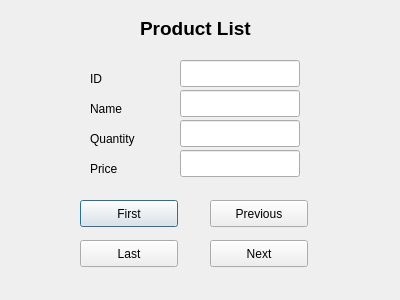
<?xml version="1.0" encoding="UTF-8"?>
<ui version="4.0">
 <class>Dialog</class>
 <widget class="QDialog" name="Dialog">
  <property name="geometry">
   <rect>
    <x>0</x>
    <y>0</y>
    <width>400</width>
    <height>300</height>
   </rect>
  </property>
  <property name="windowTitle">
   <string>Dialog</string>
  </property>
  <widget class="QLabel" name="label">
   <property name="geometry">
    <rect>
     <x>140</x>
     <y>20</y>
     <width>121</width>
     <height>17</height>
    </rect>
   </property>
   <property name="font">
    <font>
     <pointsize>14</pointsize>
     <weight>75</weight>
     <bold>true</bold>
    </font>
   </property>
   <property name="text">
    <string>Product List</string>
   </property>
  </widget>
  <widget class="QLabel" name="label_2">
   <property name="geometry">
    <rect>
     <x>90</x>
     <y>70</y>
     <width>66</width>
     <height>17</height>
    </rect>
   </property>
   <property name="text">
    <string>ID</string>
   </property>
  </widget>
  <widget class="QLabel" name="label_3">
   <property name="geometry">
    <rect>
     <x>90</x>
     <y>100</y>
     <width>66</width>
     <height>17</height>
    </rect>
   </property>
   <property name="text">
    <string>Name</string>
   </property>
  </widget>
  <widget class="QLabel" name="label_4">
   <property name="geometry">
    <rect>
     <x>90</x>
     <y>130</y>
     <width>66</width>
     <height>17</height>
    </rect>
   </property>
   <property name="text">
    <string>Quantity</string>
   </property>
  </widget>
  <widget class="QLabel" name="label_5">
   <property name="geometry">
    <rect>
     <x>90</x>
     <y>160</y>
     <width>66</width>
     <height>17</height>
    </rect>
   </property>
   <property name="text">
    <string>Price</string>
   </property>
  </widget>
  <widget class="QLineEdit" name="lineEdit_id">
   <property name="geometry">
    <rect>
     <x>180</x>
     <y>60</y>
     <width>120</width>
     <height>27</height>
    </rect>
   </property>
  </widget>
  <widget class="QLineEdit" name="lineEdit_name">
   <property name="geometry">
    <rect>
     <x>180</x>
     <y>90</y>
     <width>120</width>
     <height>27</height>
    </rect>
   </property>
  </widget>
  <widget class="QLineEdit" name="lineEdit_quantity">
   <property name="geometry">
    <rect>
     <x>180</x>
     <y>120</y>
     <width>120</width>
     <height>27</height>
    </rect>
   </property>
  </widget>
  <widget class="QLineEdit" name="lineEdit_price">
   <property name="geometry">
    <rect>
     <x>180</x>
     <y>150</y>
     <width>120</width>
     <height>27</height>
    </rect>
   </property>
  </widget>
  <widget class="QPushButton" name="pushButton_first">
   <property name="geometry">
    <rect>
     <x>80</x>
     <y>200</y>
     <width>98</width>
     <height>27</height>
    </rect>
   </property>
   <property name="text">
    <string>First</string>
   </property>
  </widget>
  <widget class="QPushButton" name="pushButton_last">
   <property name="geometry">
    <rect>
     <x>80</x>
     <y>240</y>
     <width>98</width>
     <height>27</height>
    </rect>
   </property>
   <property name="text">
    <string>Last</string>
   </property>
  </widget>
  <widget class="QPushButton" name="pushButton_previous">
   <property name="geometry">
    <rect>
     <x>210</x>
     <y>200</y>
     <width>98</width>
     <height>27</height>
    </rect>
   </property>
   <property name="text">
    <string>Previous</string>
   </property>
  </widget>
  <widget class="QPushButton" name="pushButton_next">
   <property name="geometry">
    <rect>
     <x>210</x>
     <y>240</y>
     <width>98</width>
     <height>27</height>
    </rect>
   </property>
   <property name="text">
    <string>Next</string>
   </property>
  </widget>
 </widget>
 <resources/>
 <connections/>
</ui>
